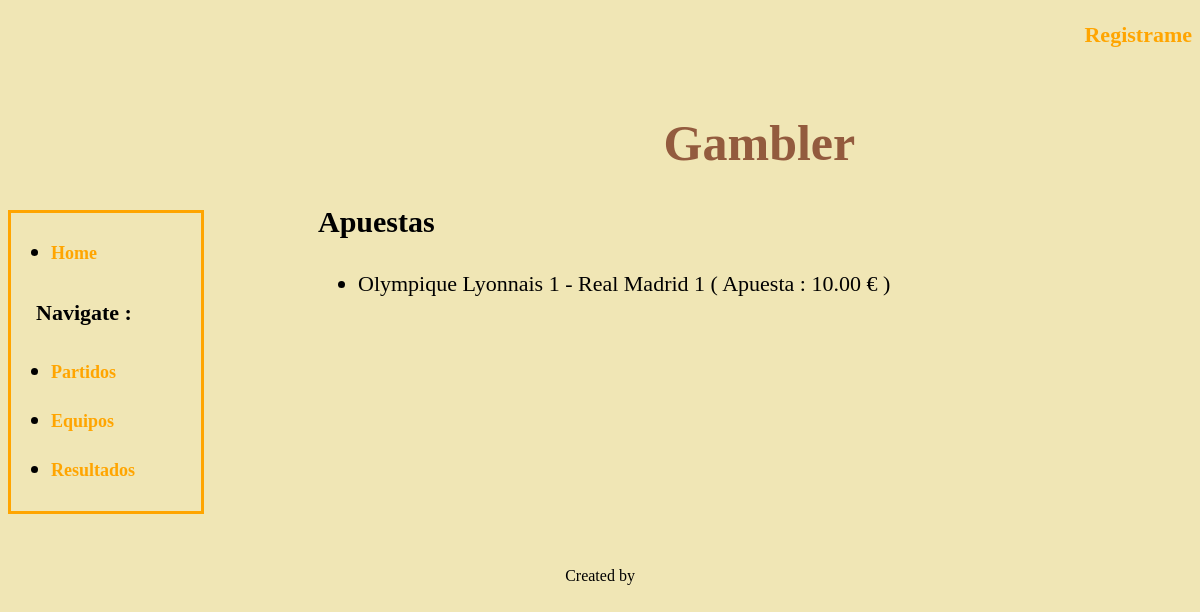
Before: /gambler/partido/5/ with the older database file.
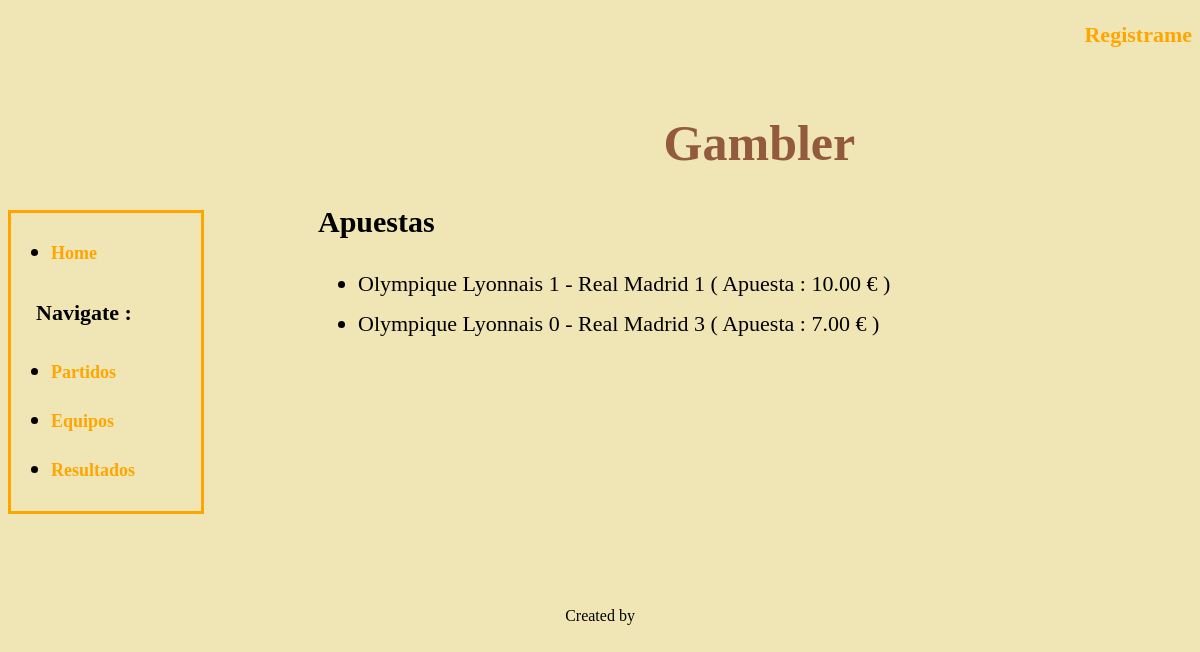
After: the same page with the newer database file.
### gambler/models.py (models this page shows, shortened)
class Apuesta(models.Model):
    user = models.ForeignKey(User)
    partido = models.ForeignKey(Partido, related_name='apuestas')
    apuesta = models.DecimalField(max_digits=11, decimal_places=2)
    resultado = models.ForeignKey(Resultado)

class Partido(models.Model):
    jornada = models.IntegerField()
    equipoLocal = models.ForeignKey(Equipo, related_name='equipo_local')
    equipoVisitante = models.ForeignKey(Equipo, related_name='equipo_visitante')
    cuota = models.DecimalField(max_digits=3, decimal_places=2, default=1)
    fecha = models.DateField(default=date.today)
    resultado = models.ForeignKey(Resultado)

class Equipo(models.Model):
    nombreEquipo = models.TextField()

class Resultado(models.Model):
    golLocal = models.IntegerField(default=-1)
    golVisitante = models.IntegerField(default=-1)

### gambler/views.py (the view)
class PartidoDetail(DetailView, ConnegResponseMixin):
    model = Partido
    template_name = 'gambler/partidos_detail.html'
    def get_context_data(self, **kwargs):
        context = super(PartidoDetail, self).get_context_data(**kwargs)
        return context

### gambler/views.py (called while the page is built)
    def render_to_response(self, context, **kwargs):
        if 'extension' in self.kwargs:
            try:
                objects = [self.object]
            except AttributeError:
                objects = self.object_list
            if self.kwargs['extension'] == 'json':
                return self.render_json_object_response(objects=objects)
            elif self.kwargs['extension'] == 'xml':
                return self.render_xml_object_response(objects=objects)
        else:
            return super(ConnegResponseMixin, self).render_to_response(context)

### gambler/templates/gambler/partidos_detail.html (shortened to what this page needs)
{% extends "gambler/base.html" %}
{% block content %}
<h2>
    Apuestas
</h2>
<ul>
    {% for apuesta in partido.apuestas.all %}
        <li>{{ apuesta.partido.equipoLocal.nombreEquipo }} {{ apuesta.resultado.golLocal }} - {{ apuesta.partido.equipoVisitante.nombreEquipo }} {{ apuesta.resultado.golVisitante }} ( Apuesta :  {{ apuesta.apuesta }} € ) </li>
    {% empty %}
        <li>Disculpa pero por el momento no tenemos registrado ninguas apuestas para este partido.</li>
    {% endfor %}
</ul>
{% endblock %}
{% block footer %}
    Created by {{ partido.user }}
{% endblock %}

### gambler/templates/gambler/base.html (shortened to what this page needs)
{% load staticfiles %}
<!DOCTYPE html>
<html lang="en">
<head>
    <link rel="stylesheet" href="{% static "style/base.css" %}" />
</head>
<body>
<div id="header">
    {% block header %}
        {% if user.username %}
            <h3>User {{ user.username }} (<a href="/accounts/logout/?next=/gambler/">logout</a>)</h3>
        {% else %}
            <h3><a href="/accounts/login/?next=/gambler/">Registrame</a></h3>
        {% endif %}
    {% endblock %}
</div>
<div id="sidebar">
    {% block sidebar %}
        <ul>
            <li><a href="/gambler/">Home</a></li>
        </ul>
        <h3>Navigate : </h3>
            <ul>
            <li><a href="/gambler/partidos">Partidos</a></li>
            <li><a href="/gambler/equipos">Equipos</a></li>
            <li><a href="/gambler/resultados">Resultados</a></li>
        </ul>
    {% endblock %}
</div>
<div id="content">
    <h1>
        Gambler
    </h1>
    {% block content %}{% endblock %}
</div>
<div id="footer">
    {% block footer %}
    {% endblock %}
</div>
</body>
</html>

### gambler/static/style/base.css (style rules this page uses)
* { background: rgba(240,230,181,1); }
#header { margin: 0; padding: 0 ; text-align: right; }
#content { margin-left: 300px; padding: 10px; }
#sidebar { margin-top: 140px; float: left; width: 190px; border:solid #ffa500; }
#footer { margin-top: 20%; text-align: center; }
h1 { color:rgba(147,91,62,1);; margin-left: 40%; font-size: 50px; }
h3 { margin-left: 25px; font-size: 22px; }
h2 { font-size: 30px; }
ul li a { display:block; padding-top:7px; padding-bottom:7px; color: #ffa500; text-decoration:none; font-size: 18px; font-weight: bold; }
a { padding-top:7px; padding-bottom:7px; color: #ffa500; text-decoration:none; font-size: 22px; font-weight: bold; }
ul li { padding-top:7px; padding-bottom:7px; text-decoration:none; font-size: 22px; }

Changed rows visible on the page:
added Apuesta: partido.equipoLocal.nombreEquipo "Olympique Lyonnais", resultado.golLocal "0", partido.equipoVisitante.nombreEquipo "Real Madrid", resultado.golVisitante "3", apuesta "7.00"
